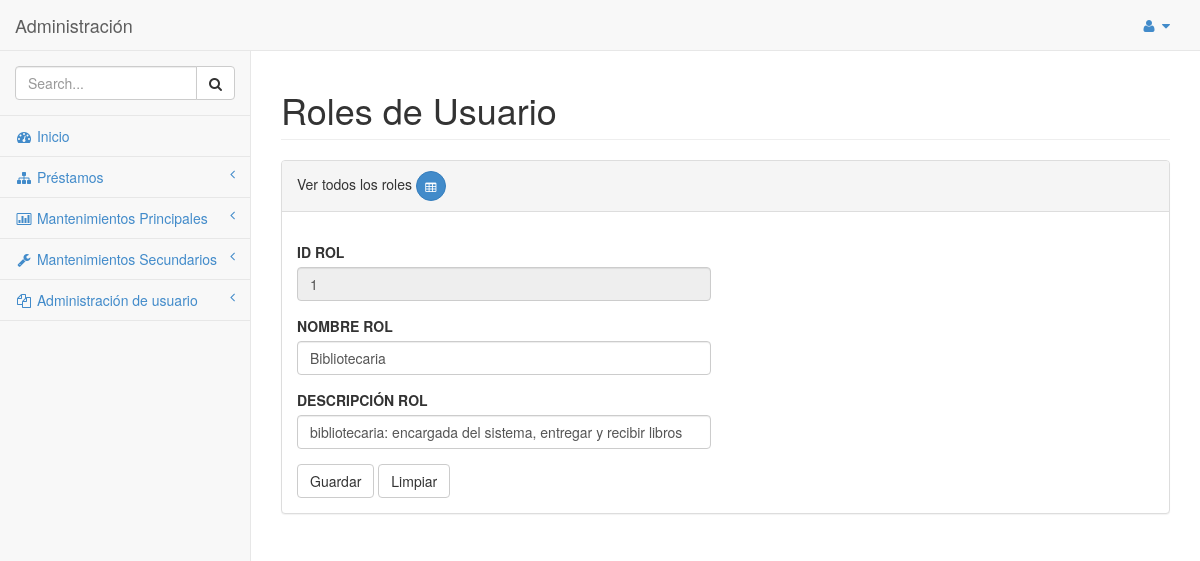
The app's page /SYSTEM/library_system/mantenimientos/secundarios/roles_usuario.php?codigo=1, older data.
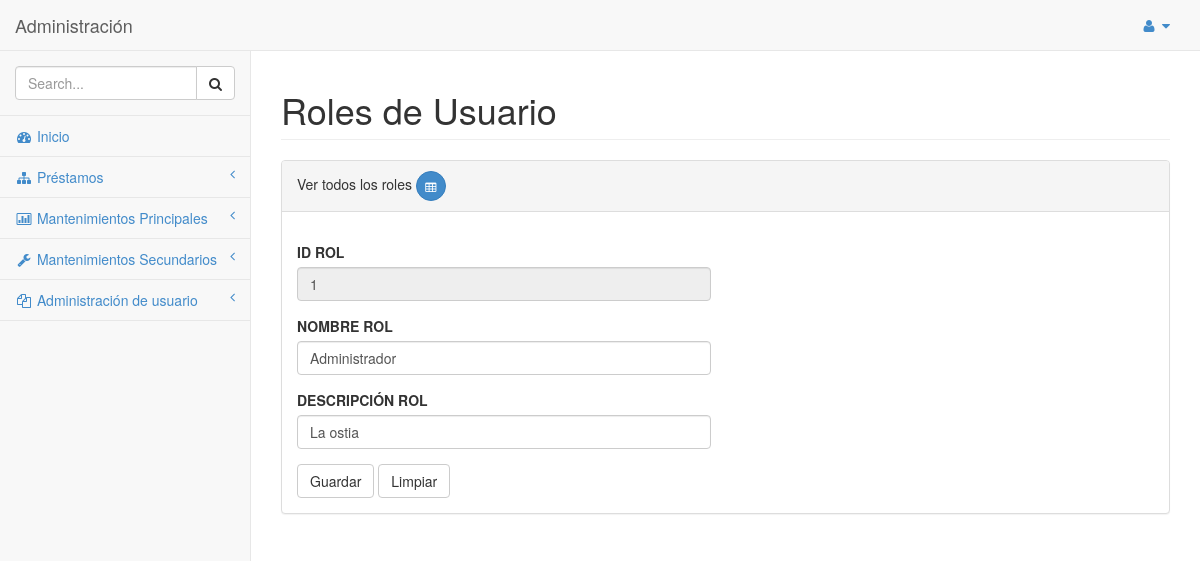
The same page, newer data.
### tables this page shows
CREATE TABLE `rol` (
  `ID_ROL` int(11) NOT NULL,
  `NOMBRE_ROL` varchar(20) DEFAULT NULL,
  `DESCRIPCION_ROL` varchar(100) DEFAULT NULL
);

### SYSTEM/library_system/clases/conexion/clDML.php (called while the page is built, shortened)
<?php
class clDML
{
    public function conectar($hostname, $username,$password, $database){
        $mysqli = new mysqli($hostname, $username,$password, $database);
        if ($mysqli -> connect_errno) {
        die( "Fallo la conexión a MySQL: (" . $mysqli -> mysqli_connect_errno()
        . ") " . $mysqli -> mysqli_connect_error());
        return $mysqli;
        }
        else{
            return $mysqli;
        }
    }
    public function get_list($query)
    {
        $connection = $this->conectar(DB_HOST,DB_USER,DB_PASS,DB_NAME,DB_CHARSET);
        $result = $connection->query($query);
        if($result){
            $users = $result->fetch_all(MYSQLI_ASSOC);
        }else{
            $users = [];
        }
        return $users;
    }
}
?>

### SYSTEM/library_system/clases/conexion/mto_rol.php (called while the page is built, shortened)
<?php
require_once "clDML.php";
class mto_rol extends clDML
{
    public function getRolByCod($id)
    {
        $query = "SELECT * FROM ROL WHERE ID_ROL = '".$id."'";
        $conn = new clDML();
        $users = $conn->get_list($query);
        return $users;
    }
}
?>

### SYSTEM/library_system/mantenimientos/secundarios/roles_usuario.php (the view, shortened to what the changed rows need)
<?php
require_once "../../clases/conexion/mto_rol.php";
$clMto_Rol = new mto_rol();
$nombre_rol = "";
$desc_rol = "";
$id = "";
if(isset($_POST['guardar'])){
	if(isset($_POST['nombre']) && !empty($_POST['nombre']) && isset($_POST['descripcion']) && !empty($_POST['descripcion'])){
        $name = $_POST['nombre'];
        $descripcion = $_POST['descripcion'];
        $tipo_movimiento = $_POST['guardar'];
        if($tipo_movimiento == 2){
            $id = $_POST['id'];
            $tipo_movimiento = 2;
            $estado = $clMto_Rol->modificar_rol($id,$name,$descripcion);
            $mensaje = "Modificado satisfactoriamente";
        }else{
            $tipo_movimiento = 1;
            $estado = $clMto_Rol->guardar_rol($name,$descripcion);
            $mensaje = "Guardado satisfactoriamente";
        }
        if(!$estado){
            $mensaje = "Hubo algun error";
            $tipo_movimiento = 3;
        }
    }else{
        $mensaje = "Datos no son válidos.";
        $tipo_movimiento = 3;
    }
}elseif (isset($_GET['codigo'])) {
    $codigo = htmlspecialchars($_GET['codigo']);
    $list = $clMto_Rol->getRolByCod($codigo);
    if (count($list) > 0) {
        foreach ($list as $row):
        $id = $row['ID_ROL'];
        $nombre_rol = $row['NOMBRE_ROL'];
        $desc_rol = $row['DESCRIPCION_ROL'];
        endforeach;
    }else{
        $tipo_movimiento = 0;
        $mensaje = "No existe ese código";
    }
}else{
    $tipo_movimiento = 1;
}
?>
<!DOCTYPE html>
<html>
<head>
    <link href="../../css/bootstrap.min.css" rel="stylesheet">
    <link href="../../font-awesome/css/font-awesome.css" rel="stylesheet">
    <link href="../../css/sb-admin.css" rel="stylesheet">
</head>
<body>
    <div id="wrapper">
        <div id="page-wrapper">
            <div class="row">
                <div class="col-lg-12">
                    <h1 class="page-header">Roles de Usuario</h1>
                </div>
            </div>
            <div class="row">
                <div class="col-lg-12">
                    <div class="panel panel-default">
                        <div class="panel-body">
                            <div class="row">
                                <div class="col-lg-6">
                                    <form role="form" action="roles_usuario.php" method="POST">
                                        <div class="form-group">
                                            <label >ID ROL</label>
                                            <input name="id" class="form-control" value="<?php echo $id; ?>" readonly>
                                        </div>
                                        <div class="form-group">
                                            <label>NOMBRE ROL</label>
                                            <input name="nombre" class="form-control" value="<?php echo $nombre_rol; ?>" placeholder="Nombre representativo">
                                        </div>
                                        <div class="form-group">
                                            <label>DESCRIPCIÓN ROL</label>
                                            <input name="descripcion" class="form-control" value="<?php echo $desc_rol; ?>" placeholder="Descripción detallada">
                                        </div>
                                    </form>
                                </div>
                            </div>
                        </div>
                    </div>
                </div>
            </div>
        </div>
    </div>
</body>
</html>

Row changes from the older to the newer data that the page shows:
changed rol id 1: nombre "Bibliotecaria" → "Administrador"; descripcion "bibliotecaria: encargada del sistema, entregar y recibir libros" → "La ostia"
